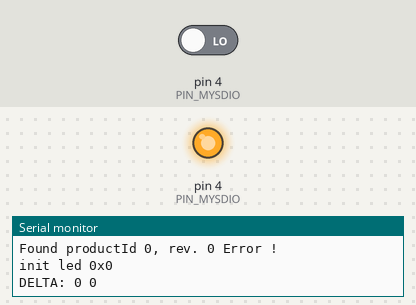
Recording of a sketch running on a simulated Arduino Uno, built with avr-gcc and run on an emulated ATmega328P. On the bench: output pins drawn as LEDs (lit = HIGH), the last lines printed to the serial monitor. The inputs (shaded band) are chosen by the test bench; at power-on: pin 4 (PIN_MYSDIO) LOW. Pins used as bus, display or sensor lines are not drawn.

Above: at 0.5 s.
At 1.6 s:
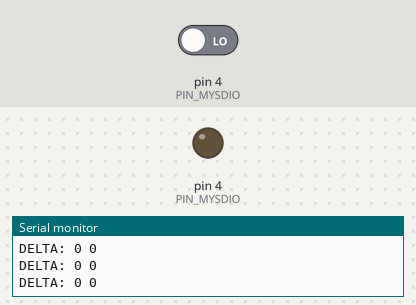
1.7 s: pin 4 (PIN_MYSDIO) driven HIGH
Timing chart, 0 to 4.7 s (numbered marks = the images above; inputs shaded):
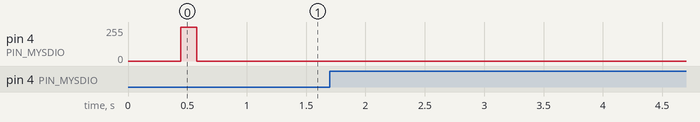

The sketch:

sketch_nov14a.ino
```cpp
#include <stdint.h>

#if 0
#include <SPI.h>
// SPI and misc pins for the ADNS
#define PIN_SCLK   SCK
#define PIN_MISO   MISO
#define PIN_MOSI   MOSI
#define PIN_NCS    3
#define PIN_MOTION 5

class PMW3320
{
    inline void start_comm()
    {
        digitalWrite( PIN_NCS, LOW );
    }
    inline void end_comm( int predelay, int totaldelay )
    {
        if ( predelay > 0 )
            delayMicroseconds( predelay );

        digitalWrite( PIN_NCS, HIGH );

        if ( totaldelay > predelay )
            delayMicroseconds( totaldelay - predelay );
    }

public:
    enum RegisterID : uint8_t
    {
        PROD_ID              = 0x00,
        REV_ID               = 0x01,
        MOTION               = 0x02,
        DELTA_X              = 0x03,
        DELTA_Y              = 0x04,
        SQUAL                = 0x05,
        SHUT_HI              = 0x06,
        SHUT_LO              = 0x07,
        PIX_MAX              = 0x08,
        PIX_ACCUM            = 0x09,
        PIX_MIN              = 0x0a,
        PIX_GRAB             = 0x0b,
        DELTA_XY             = 0x0c,
        RESOLUTION           = 0x0d,
        RUN_DOWNSHIFT        = 0x0e,
        REST1_PERIOD         = 0x0f,
        REST1_DOWNSHIFT      = 0x10,
        REST2_PERIOD         = 0x11,
        REST2_DOWNSHIFT      = 0x12,
        REST3_PERIOD         = 0x13,
        MIN_SQUAL_RUN        = 0x17,
        AXIS_CONTROL         = 0x1a,
        PERFORMANCE          = 0x22,
        LOW_MOT_JIT          = 0x23,
        SHUT_MAX_HI          = 0x36,
        SHUT_MAX_LO          = 0x37,
        FRAME_RATE           = 0x39,
        POWER_UP_RESET       = 0x3a,
        SHUTDOWN             = 0x3b,
        NOT_REV_ID           = 0x3f,
        LED_CONTROL          = 0x40,
        MOTION_CTRL          = 0x41,
        BURST_READ_FIRST     = 0x42,
        REST_MODE_STATUS     = 0x45,
        NOT_PROD_ID          = 0x4f,
        BURST_MOTION         = 0x63
    };

    // in usecs
    static constexpr int tSRAD = 35;
    static constexpr int tSCLK_NCS_Read  = 30;//1;
    static constexpr int tSCLK_NCS_Write = 30;//20;
    static constexpr int tSRW_tSRR = 120;//20;
    static constexpr int tSWW_tSWR = 120;
    static constexpr int s_clock = 250000;//1000000;

    void Initialize()
    {
        SPI.begin();
        SPI.setBitOrder( MSBFIRST );
        SPI.setDataMode( SPI_MODE3 );

        pinMode( PIN_MISO, INPUT );
        pinMode( PIN_NCS, OUTPUT );

        SPI.beginTransaction(SPISettings(s_clock, MSBFIRST, SPI_MODE3));
          Reboot();
        SPI.endTransaction();
        //SPI.begin();
        // set the details of the communication
        //SPI.setBitOrder( MSBFIRST );
        //SPI.setDataMode( SPI_MODE3 );
        //SPI.setClockDivider( SPI_CLOCK_DIV16 ); // DIV16 16MHz->1MHz
        //delay(10);
    }

    void Reboot()
    {
        end_comm( 0, 0 );
        start_comm();
        end_comm( 0, 0 );

        Write( SHUTDOWN, 0xb6 );
        delay( 300 );

        // bounce ncs to reset SPI
        start_comm();
        end_comm( 40, 80 );

        Write( POWER_UP_RESET, 0x5a );
        delay( 100 );

        //Write( MOUSE_CTRL, 0x20);
        Write( LED_CONTROL, 0x20 );
        Write( MOTION_CTRL, 0x00 ); //Clear Motion Control register
    }

    uint8_t Read( RegisterID reg )
    {
        start_comm();

        SPI.transfer( reg );
        delayMicroseconds( tSRAD );
        // read data
        uint8_t data = SPI.transfer( 0 );

        end_comm( tSCLK_NCS_Read, tSRW_tSRR );
        return data;
    }

    void Write( RegisterID reg, byte data )
    {
        start_comm();

        SPI.transfer( static_cast<uint8_t>(reg) | 0x80 );
        SPI.transfer(data);

        end_comm( tSCLK_NCS_Write, tSWW_tSWR );
    }

    int8_t GetX()
    {
        //Convert from 2's complement
        //if (b & 0x80)
        //    b = -1 * ((b ^ 0xff) + 1);
        return static_cast<int8_t>( Read( DELTA_X ) );
    }
    int8_t GetY()
    {
        return static_cast<int8_t>( Read( DELTA_Y ) );
    }

    void PrintReg( RegisterID reg )
    {
        Serial.print( reg, HEX );
        Serial.print( " 0x" );
        Serial.print( Read( reg ), HEX );
        Serial.print( " " );
    }
};

PMW3320 PMW;
unsigned long lastTS;

void setup()
{
    Serial.begin(115200);

    PMW.Initialize();

    lastTS = micros();
}

void loop()
{
    unsigned long elapsed = micros() - lastTS;
    if ( elapsed > 870 )
    {
        SPI.beginTransaction(SPISettings(PMW3320::s_clock, MSBFIRST, SPI_MODE3));
        PMW.PrintReg( PMW3320::PROD_ID );
        PMW.PrintReg( PMW3320::REV_ID );
        PMW.PrintReg( PMW3320::MOTION );
        PMW.PrintReg( PMW3320::DELTA_X );
        PMW.PrintReg( PMW3320::DELTA_Y );
        PMW.PrintReg( PMW3320::SQUAL );
        PMW.PrintReg( PMW3320::SHUT_HI );
        PMW.PrintReg( PMW3320::SHUT_LO );
        PMW.PrintReg( PMW3320::PIX_MAX );
        PMW.PrintReg( PMW3320::PIX_ACCUM );
        PMW.PrintReg( PMW3320::PIX_MIN );
        PMW.PrintReg( PMW3320::PIX_GRAB );
        //PMW.PrintReg( PMW3320::DELTA_XY );
        PMW.PrintReg( PMW3320::RESOLUTION );
        //PMW.PrintReg( PMW3320::RUN_DOWNSHIFT );
        //PMW.PrintReg( PMW3320::REST1_PERIOD );
        //PMW.PrintReg( PMW3320::REST1_DOWNSHIFT );
        //PMW.PrintReg( PMW3320::REST2_PERIOD );
        //PMW.PrintReg( PMW3320::REST2_DOWNSHIFT );
        //PMW.PrintReg( PMW3320::REST3_PERIOD );
        //PMW.PrintReg( PMW3320::MIN_SQUAL_RUN );
        PMW.PrintReg( PMW3320::AXIS_CONTROL );
        PMW.PrintReg( PMW3320::PERFORMANCE );
        PMW.PrintReg( PMW3320::LOW_MOT_JIT );
        PMW.PrintReg( PMW3320::SHUT_MAX_HI );
        PMW.PrintReg( PMW3320::SHUT_MAX_LO );
        PMW.PrintReg( PMW3320::FRAME_RATE );
        PMW.PrintReg( PMW3320::NOT_REV_ID );
        PMW.PrintReg( PMW3320::LED_CONTROL );
        PMW.PrintReg( PMW3320::MOTION_CTRL );
        //PMW.PrintReg( PMW3320::BURST_READ_FIRST );
        PMW.PrintReg( PMW3320::REST_MODE_STATUS );
        PMW.PrintReg( PMW3320::NOT_PROD_ID );

        //Serial.print("Prod ");
        //Serial.print( PMW.Read( PMW3320::PROD_ID ) );
        //Serial.print(" rev ");
        //Serial.print( PMW.Read( PMW3320::REV_ID ) );
        //Serial.print(" mot ");
        //Serial.print( PMW.Read( PMW3320::MOTION ) );
        //Serial.print(" squal ");
        //Serial.print( PMW.Read( PMW3320::SQUAL ) );
        SPI.endTransaction();

        Serial.print( "\n" );
        lastTS = micros();
    }
    //Serial.print(" x ");
    //Serial.print( PMW.GetX() );
    //Serial.print(" y ");
    //Serial.println( PMW.GetY() );
    //delay( 100 );
}
#endif

#define PIN_MYSCLK 5
#define PIN_MYSDIO 4
#define PIN_MYNCS 3

#define REG_PRODUCT_ID 0x00
#define REG_REVISION_ID 0x01
#define REG_MOTION 0x02
#define REG_DELTA_X 0x03
#define REG_DELTA_Y 0x04
#define REG_SQUAL 0x05

#define REG_LED_CONTROL 0x40
#define REG_SHUTDOWN 0x3b
#define REG_POWER_UP_RESET 0x3a

void select()
{
  digitalWrite(PIN_MYNCS, LOW);
}

void deselect()
{
  digitalWrite(PIN_MYNCS, HIGH);
}

void reset() {
  pinMode(PIN_MYSCLK, OUTPUT);
  pinMode(PIN_MYSDIO, INPUT);
  pinMode(PIN_MYNCS, OUTPUT);

  digitalWrite(PIN_MYSCLK, LOW);

  deselect();
  delayMicroseconds(1);
  select();
}

byte readRegister(byte address) {
  pinMode (PIN_MYSDIO, OUTPUT);

  // 128 64 32 16 8 4 2 1
  for (byte i=128; i >0 ; i >>= 1) {
    digitalWrite (PIN_MYSCLK, LOW);
    digitalWrite (PIN_MYSDIO, (address & i) != 0 ? HIGH : LOW);
    digitalWrite (PIN_MYSCLK, HIGH);
  }

  pinMode (PIN_MYSDIO, INPUT);

  delayMicroseconds(100); // tHOLD = 100us min.

  byte res = 0;
  for (byte i=128; i >0 ; i >>= 1) {
    digitalWrite (PIN_MYSCLK, LOW);
    digitalWrite (PIN_MYSCLK, HIGH);
    if( digitalRead (PIN_MYSDIO) == HIGH )
      res |= i;
  }

  return res;
}

void writeRegister(byte address, byte data) {
  address |= 0x80; // MSB indicates write mode.
  pinMode (PIN_MYSDIO, OUTPUT);

  for (byte i = 128; i > 0 ; i >>= 1) {
    digitalWrite (PIN_MYSCLK, LOW);
    digitalWrite (PIN_MYSDIO, (address & i) != 0 ? HIGH : LOW);
    digitalWrite (PIN_MYSCLK, HIGH);
  }

  for (byte i = 128; i > 0 ; i >>= 1) {
    digitalWrite (PIN_MYSCLK, LOW);
    digitalWrite (PIN_MYSDIO, (data & i) != 0 ? HIGH : LOW);
    digitalWrite (PIN_MYSCLK, HIGH);
  }

  delayMicroseconds(100); // tSWW, tSWR = 100us min.
}

unsigned long lastTS;
byte isok;

void setup()
{
    Serial.begin(115200);

    reset();

    writeRegister( REG_SHUTDOWN, 0xb6 );
    delay( 300 );

    select();
    delayMicroseconds( 40 );
    deselect();
    delayMicroseconds( 40 );
    select();

    writeRegister( REG_POWER_UP_RESET, 0x5a );
    delay( 100 );

    byte productId = readRegister(REG_PRODUCT_ID);
    byte revisionId = readRegister(REG_REVISION_ID);
    Serial.print("Found productId ");
    Serial.print(productId, HEX);
    Serial.print(", rev. ");
    Serial.print(revisionId, HEX);
    isok = (productId == 0x3b && revisionId == 0x01) ? 1 : 0;
    Serial.println(isok ? " OK." : " Error !");

    byte config = readRegister(REG_LED_CONTROL);
    Serial.print("init led 0x");
    Serial.println(config, HEX);
    config |= B00000001; // Don't sleep (LED always powered on).
    writeRegister(REG_LED_CONTROL, config);

    lastTS = micros();
}

void dumpDelta()
{
    readRegister(REG_MOTION); // Freezes DX and DY until they are read or MOTION is read again.
    char dx = readRegister(REG_DELTA_X);
    char dy = readRegister(REG_DELTA_Y);

    Serial.print("DELTA: ");
    Serial.print(dx, DEC);
    Serial.print(" ");
    Serial.println(dy, DEC);
}

void loop()
{
    unsigned long elapsed = micros() - lastTS;
    if ( elapsed > 87000 )
    {
        dumpDelta();
        lastTS = micros();
    }
}

#if 0
void dumpFrame() {
  byte config = readRegister(REG_CONFIG_BITS);
  config |= B00001000; // PixDump
  writeRegister(REG_CONFIG_BITS, config);

  int count = 0;
  do {
    byte data = readRegister(REG_DATA_OUT_LOWER);
    if( (data & 0x80) == 0 ) { // Data is valid
      frame[count++] = data;
    }
  }
  while (count != dumpWidth);

  config = readRegister(REG_CONFIG_BITS);
  config &= B11110111;
  writeRegister(REG_CONFIG_BITS, config);

  for(int i = 0; i < dumpWidth; i++) {
    byte pix = frame[i];
    if( pix < 0x10 )
      Serial.print("0");
    Serial.print(pix, HEX);
  }
  Serial.println();
}
#endif
```
